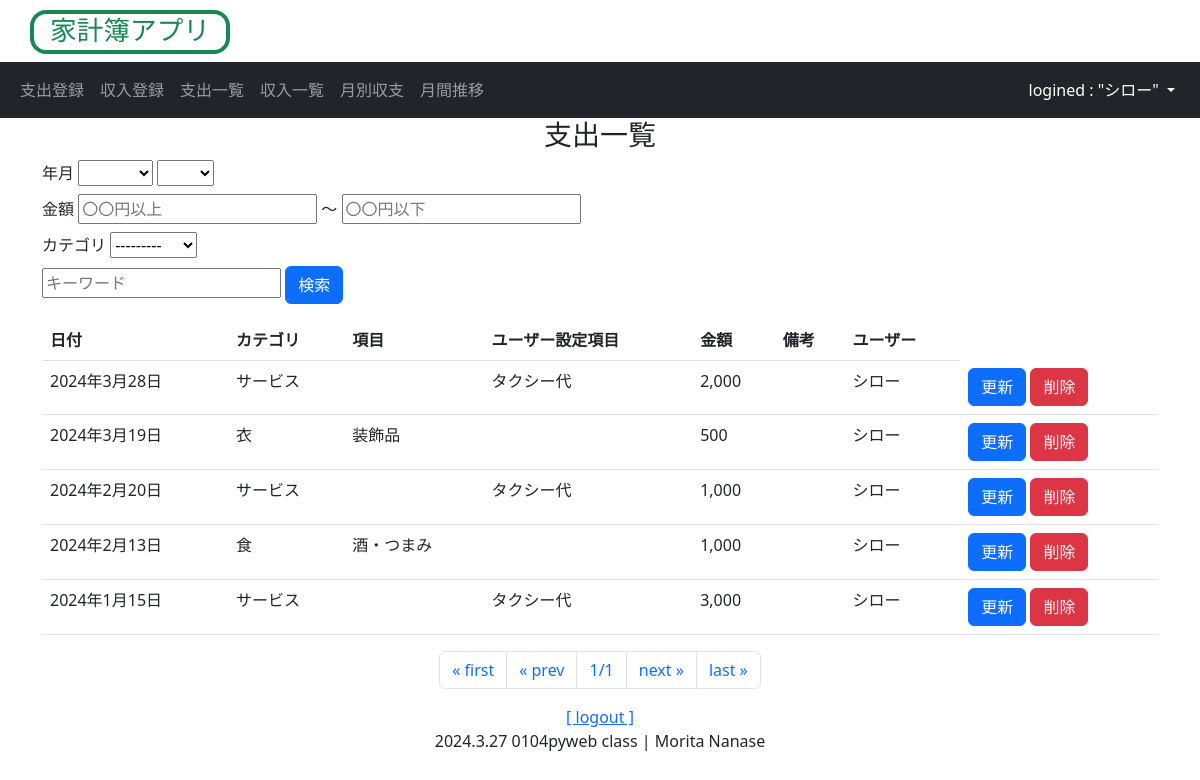
The page /money/payment_list (signed in) on the database as committed earlier.
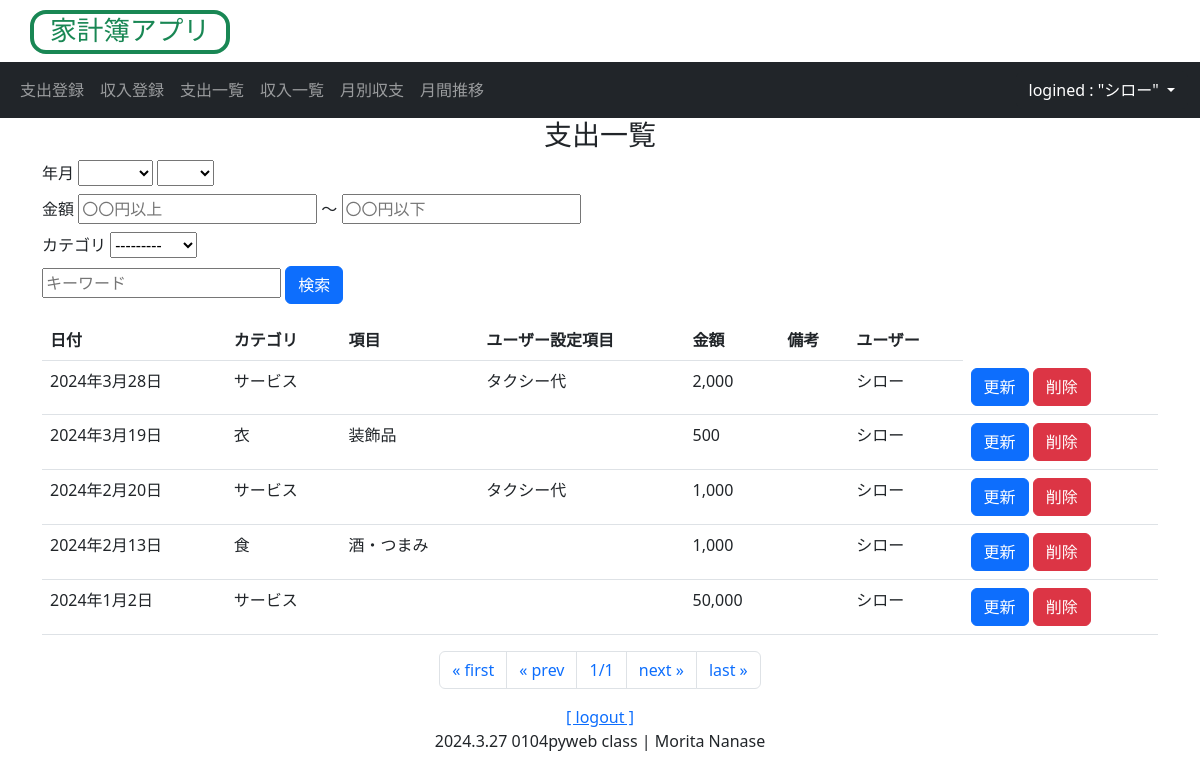
The same page on the database as committed later.
### accounts/models.py (models this page shows)
class User(AbstractBaseUser, PermissionsMixin):
    account_id = models.CharField(
        verbose_name=_("account_id"),
        unique=True,
        max_length=10
    )
    email = models.EmailField(
        verbose_name=_("email"),
        unique=True
    )
    family_name = models.ForeignKey(
        Family,
        verbose_name=_("家名"),
        on_delete=models.SET_NULL,
        default=None,  # デフォルト値
        null=True,
        blank=True
    )
    first_name = models.CharField(
        verbose_name=_("名前"),
        max_length=150,
        null=True,
        blank=True
    )
    is_superuser = models.BooleanField(
        verbose_name=_("is_superuer"),
        default=False
    )
    is_staff = models.BooleanField(
        verbose_name=_('staff status'),
        default=True,
    )
    is_active = models.BooleanField(
        verbose_name=_('active'),
        default=True,
    )
    created_at = models.DateTimeField(
        verbose_name=_("created_at"),
        auto_now_add=True
    )
    updated_at = models.DateTimeField(
        verbose_name=_("updateded_at"),
        auto_now=True
    )
    objects = UserManager()
    USERNAME_FIELD = 'account_id' # ログイン時、ユーザー名の代わりにaccount_idを使用
    REQUIRED_FIELDS = ['email']  # スーパーユーザー作成時にemailも設定
    def __str__(self):
        return self.account_id

### money/models.py (models this page shows, shortened)
class Payment(models.Model):
    date = models.DateField('日付')
    account_id = models.ForeignKey(User, on_delete=models.CASCADE, null=True)
    category = models.ForeignKey(PaymentCategory, on_delete=models.PROTECT, verbose_name='カテゴリ')
    item = models.ForeignKey(PaymentItem, verbose_name='支出項目', on_delete=models.SET_NULL, null=True, blank=True)
    user_item = models.ForeignKey(PaymentOrigItem, verbose_name='ユーザー設定支出項目', on_delete=models.SET_NULL, null=True, blank=True)
    price = models.IntegerField('金額', validators=[MinValueValidator(0)])
    description = models.TextField('備考', null=True, blank=True)
    class Meta:
        ordering = ('-date',)

class PaymentCategory(models.Model):
    name = models.CharField('支出カテゴリ', max_length=32, unique=True)
    def __str__(self):
        return self.name
    class Meta:
        ordering = ('id',)

class PaymentOrigItem(models.Model):
    account_id = models.ForeignKey(User, on_delete=models.CASCADE, null=True)
    name = models.CharField('ユーザー設定支出項目', max_length=32)
    category = models.ForeignKey(PaymentCategory, on_delete=models.PROTECT, verbose_name='カテゴリ')
    class Meta:
        ordering = ('category',)

class PaymentItem(models.Model):
    name = models.CharField('支出項目', max_length=32, unique=True)
    category = models.ForeignKey(PaymentCategory, on_delete=models.PROTECT, verbose_name='カテゴリ')
    class Meta:
        ordering = ('id',)

### money/views.py (the view, shortened to what this page needs)
# urls.py: path('money/payment_list', views.PaymentList.as_view(), name='payment_list'),
class PaymentList(LoginRequiredMixin, ListView):
    template_name = 'money/list.html'
    model = Payment
    ordering = '-date'
    paginate_by = 5  # ページごとに表示するアイテムの数
    def get_queryset(self):
        login_user = self.request.user  # ログイン中のユーザーを取得
        queryset = super().get_queryset() # PaymentList.objects.all()と同等
        queryset = queryset.filter(account_id=login_user)
        self.form = form = PaymentSearchForm(self.request.GET or None)
        return queryset
    def get_context_data(self, **kwargs): # オーバーライド
        context = super().get_context_data(**kwargs)  # 親クラスの get_context_dataメソッドを実行
        context['page_title'] = '支出一覧' # list.htmlで使用
        context['search_form'] = self.form  # search_form変数をcontextに追加
        return context # テンプレートへcontextを渡す

### money/my_context_processor.py (called while the page is built)
def common(request): # 家計簿アプリの共通コンテクスト
    now = timezone.now()
    return {"now_year": now.year,
            "now_month": now.month}

### money/templates/money/list.html (shortened to what this page needs)
{% extends 'money/base.html' %}
{% load humanize %}
{% load money %}{% comment %} カスタムテンプレートタグ {% endcomment %}
{% block title %}
  <div class="h3 text-center">{{ page_title }}</div>
{% endblock %}
{% block content %}
<form class="mt-1" id="search-form" action="" method="GET">
  <div>
    <label class="label mr-4">年月</label>
    {{ search_form.year }}
    {{ search_form.month }}
  </div>
  <div class="mt-2">
    <label class="label mr-4">金額</label>
    {{ search_form.greater_than }}
    <span class="ml-2 mr-4">～</span>
    {{ search_form.less_than }}
  </div>
  <div class="mt-2">
    <label class="label mr-4">カテゴリ</label>
    {{ search_form.category }}
  </div>
  <div class="mt-2">
    {{ search_form.key_word }}
    <button class="btn btn-primary" type="submit">検索</button>
  </div>
</form>
<table class="table mt-3">
  <tr>
    <th>日付</th>
    <th>カテゴリ</th>
    <th>項目</th>
    <th>ユーザー設定項目</th>
    <th>金額</th>
    <th>備考</th>
    <th>ユーザー</th>
  </tr>
  {% for list in object_list %}
  <tr>
    <td>{{ list.date }}</td>
    <td>{{ list.category }}</td>
    <td>{{ list.item.name }}</td>
    <td>{{ list.user_item.name }}</td>
    <td>{{ list.price|intcomma}}</td>
    <td>
    </td>
    <td>{{ list.account_id }}</td>
    <td>
      {% if '支出' in page_title %}
      <a class="btn btn-primary" href="{% url 'money:payment_update' list.pk %}">更新</a>
      <a class="btn btn-danger" href="{% url 'money:payment_delete' list.pk %}">削除</a>
      {% else %}
      <a class="btn btn-primary" href="{% url 'money:income_update' list.pk %}">更新</a>
      <a class="btn btn-danger" href="{% url 'money:income_delete' list.pk %}">削除</a>
      {% endif %}
    </td>
  </tr>
  {% endfor %}
</table>
<ul class="pagination justify-content-center">
    {% if page_obj.has_previous %}
    <li class="page-item">
      <a class="page-link" href="?{% url_replace request 'page' 1 %}">&laquo; first</a>
    </li>
    <li class="page-item">
      <a class="page-link" href="?{% url_replace request 'page' page_obj.previous_page_number %}">&laquo; prev</a>
    </li>
    {% else %}
    <li class="page-item">
      <a class="page-link">&laquo; first</a>
    </li>
    <li class="page-item">
      <a class="page-link">&laquo; prev</a>
    </li>
    {% endif %}
    <li class="page-item">
      <a class="page-link">{{ page_obj.number }}/{{ page_obj.paginator.num_pages }}</a>
    </li>
    {% if page_obj.has_next %}
    <li class="page-item">
      <a class="page-link" href="?{% url_replace request 'page' page_obj.next_page_number %}">next &raquo;</a>
    </li>
    <li class="page-item">
      <a class="page-link" href="?{% url_replace request 'page' page_obj.paginator.num_pages %}">last &raquo;</a>
    </li>
    {% else %}
    <li class="page-item">
      <a class="page-link">next &raquo;</a>
    </li>
    <li class="page-item">
      <a class="page-link">last &raquo;</a>
    </li>
    {% endif %}
  </ul>
{% endblock %}

### money/templates/money/base.html (shortened to what this page needs)
{% load static %}
<!DOCTYPE html>
<html lang="ja">
<head>
  <link href="https://cdn.jsdelivr.net/npm/bootstrap@5.3.0/dist/css/bootstrap.min.css" rel="stylesheet"
>
</head>
<body>
  <header>
    <div style="width:200px" class="h1 pb-1 text-center border border-success border-4 rounded-4">
      <a href="{% url 'money:payment_list' %}" class="link-success link-offset-2 link-underline link-underline-opacity-0">
      家計簿アプリ</a></div>
    <nav class="navbar fixed-top navbar-expand navbar-dark bg-dark">
      <div class="container-fluid">
        <div class="collapse navbar-collapse" id="navbarNavDarkDropdown">
          {% if user.is_authenticated %}
          <ul style="width:100%" class="navbar-nav mr-auto">
            <li class="nav-item">
              <a class="nav-link" href="{% url 'money:payment_create'%}">支出登録</a>
            </li>
            <li class="nav-item">
              <a class="nav-link" href="{% url 'money:income_create'%}">収入登録</a>
            </li>
            <li class="nav-item">
              <a class="nav-link" href="{% url 'money:payment_list' %}">支出一覧</a>
            </li>
            <li class="nav-item">
              <a class="nav-link" href="{% url 'money:income_list'%}">収入一覧</a>
            </li>
            <li class="nav-item">
              <a class="nav-link" href="{% url 'money:month_graph' now_year now_month%}">月別収支</a>
            </li>
            <li class="nav-item">
              <a class="nav-link" href="{% url 'money:month_transition' %}">月間推移</a>
            </li>
          </ul>
          <ul class="navbar-nav">
            <li class="nav-item dropdown">
              <button class="btn btn-dark dropdown-toggle" data-bs-toggle="dropdown" aria-expanded="false">
                logined : "{{ user.account_id }}"
              </button>
            </li>
          </ul>
          {% endif %}
        </div>
      </div>
    </nav>
  </header>
  <div class="layout">
      {% block title %}{% endblock %}
  </div>
  <div class="container">
        {% block content %}{% endblock %}
  </div>
  <footer>
  {% if user.is_authenticated %}
    <div class="my-3 text-center">
        <span class="font-weight-bold">
            <a href="/logout?next=">[ logout ]</a>
        </span>
        <span class="float-right">
          <div>2024.3.27 0104pyweb class | Morita Nanase</div>
        </span>
    </div>
  {% endif %}
  </footer>
</body>
</html>

### money/templates/money/base.html (style rules this page uses)
.h1 { margin-top: 10px; margin-left: 30px; font-size:20pt; }
.navbar { position: relative; z-index: 2; }
.layout { position: relative; z-index: 1; }
.container { position: relative; z-index: 1; }

Rows that differ between the two databases and show on the page:
removed Payment: date "2024年1月15日", category "サービス", user_item.name "タクシー代", price "3,000", account_id "シロー"
added Payment: date "2024年1月2日", category "サービス", price "50,000", account_id "シロー"
